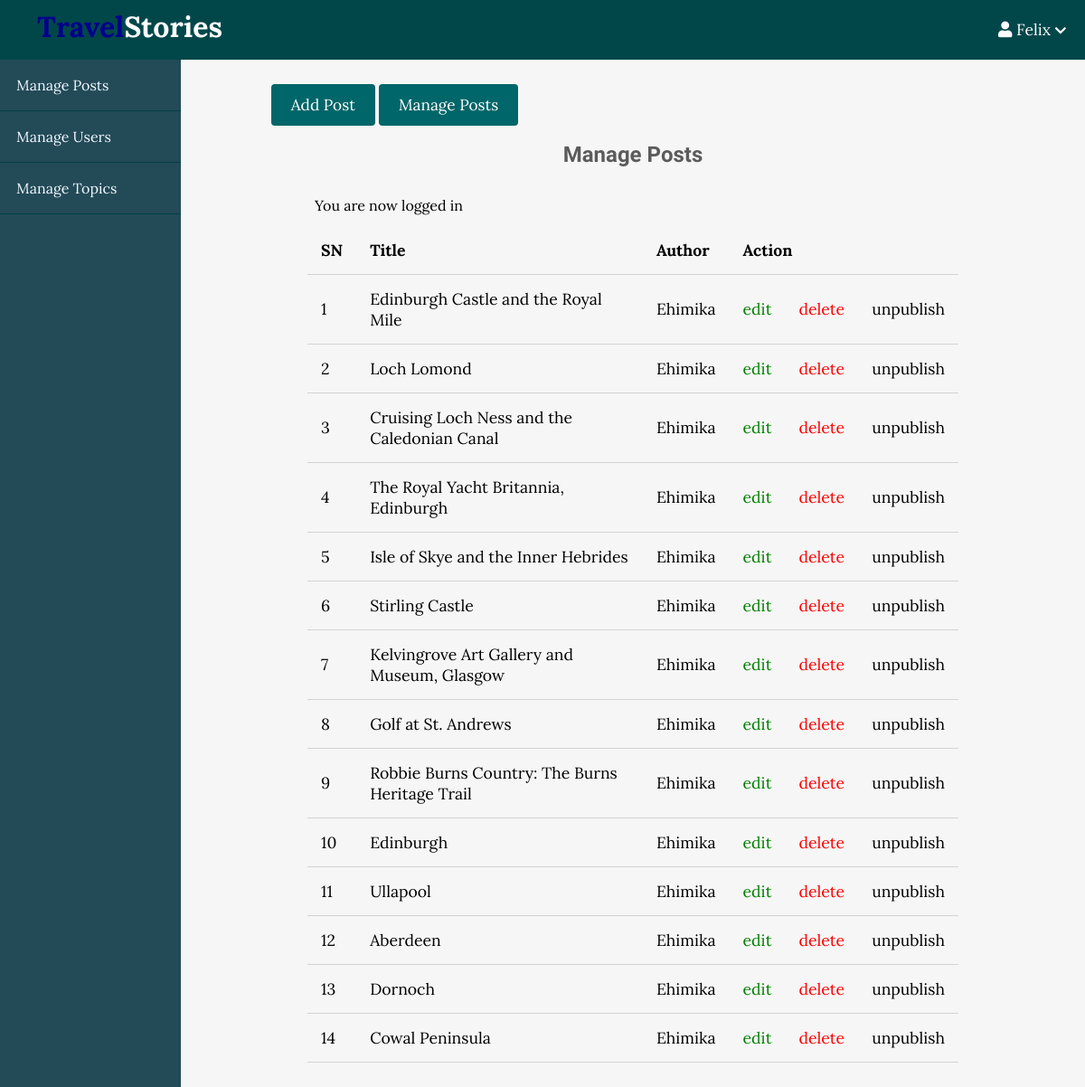
Screenshot of /admin/posts/index.php (signed in) with the database file from the repository.
### tables this page shows
CREATE TABLE `posts` (
  `id` int(11) NOT NULL,
  `user_id` int(11) NOT NULL,
  `topic_id` int(11) DEFAULT NULL,
  `title` varchar(255) NOT NULL,
  `image` varchar(255) NOT NULL,
  `body` text NOT NULL,
  `published` tinyint(4) NOT NULL,
  `created_at` datetime NOT NULL DEFAULT current_timestamp()
);

### app/database/db.php (called while the page is built, shortened)
<?php
require('connect.php');
function selectAll($table, $conditions = [])
{
    global $conn;
    $sql = "SELECT * FROM $table";
    if (empty($conditions)) {
        $stmt = $conn->prepare($sql);
        $stmt->execute();
        $records = $stmt->get_result()->fetch_all(MYSQLI_ASSOC);
        return $records;
    }
}

### app/controllers/posts.php (called while the page is built, shortened)
<?php
include(ROOT_PATH . "/app/database/db.php");
$table = 'posts';
$posts = selectAll($table);

### admin/posts/index.php (the view, shortened to what this page needs)
<?php include(ROOT_PATH . "/app/controllers/posts.php");
?>
<!DOCTYPE html>
<html lang="en">
    <head>
        <link rel="stylesheet"
            href="https://use.fontawesome.com/releases/v5.7.2/css/all.css"
>
        <link rel="stylesheet" href="../../assets/css/style.css">
        <link rel="stylesheet" href="../../assets/css/admin.css">
    </head>
    <body>
    <?php include(ROOT_PATH . "/app/includes/adminHeader.php"); ?>
        <div class="admin-wrapper">
        <?php include(ROOT_PATH . "/app/includes/adminSidebar.php"); ?>
            <div class="admin-content">
                <div class="button-group">
                    <a href="create.php" class="btn btn-big">Add Post</a>
                    <a href="index.php" class="btn btn-big">Manage Posts</a>
                </div>
                <div class="content">
                    <h2 class="page-title">Manage Posts</h2>
                    <?php include(ROOT_PATH . "/app/includes/messages.php"); ?>
                    <table>
                        <thead>
                            <th>SN</th>
                            <th>Title</th>
                            <th>Author</th>
                            <th colspan="3">Action</th>
                        </thead>
                        <tbody>
                            <?php foreach ($posts as $key => $post): ?>
                                <tr>
                                    <td><?php echo $key + 1; ?></td>
                                    <td><?php echo $post['title'] ?></td>
                                    <td>Ehimika</td>
                                    <td><a href="edit.php?id=<?php echo $post['id']; ?>" class="edit">edit</a></td>
                                    <td><a href="edit.php?delete_id=<?php echo $post['id']; ?>" class="delete">delete</a></td>
                                    <?php if ($post['published']): ?>
                                        <td><a href="edit.php?published=0&p_id=<?php echo $post['id'] ?>" class="unpublish">unpublish</a></td>
                                    <?php else: ?>
                                        <td><a href="edit.php?published=1&p_id=<?php echo $post['id'] ?>" class="publish">publish</a></td>
                                    <?php endif; ?>
                                </tr>
                            <?php endforeach; ?>
                        </tbody>
                    </table>
                </div>
            </div>
        </div>
    </body>
</html>

### assets/css/style.css (style rules this page uses)
* { box-sizing: border-box; }
html, body { height: 100%; padding: 0px; margin: 0px; background: #f6f6f6; font-family: "Lora", serif; }
h1, h2, h3, h4, h5, h6 { font-family: "Candal", serif; color: #5c5b5b; margin: 5px; }
a { text-decoration: none; color: inherit; }
.btn { padding: 0.5rem 1rem; background: #006669; color: white; border: 1px solid transparent; border-radius: 0.25rem; font-size: 1.08em; font-family: "Lora", serif; }
.btn-big { padding: 0.7rem 1.3rem; line-height: 1.3rem; }
.content { width: 90%; margin: 30px auto 30px; }

### assets/css/admin.css (style rules this page uses)
.admin-wrapper { display: flex; height: calc(100% - 66px); }
.admin-wrapper .admin-content { flex: 8; height: 100%; padding: 40px 100px 100px; overflow-y: scroll; }
.admin-content .page-title { text-align: center; margin-bottom: 1.5rem; }
table { width: 100%; border-collapse: collapse; font-size: 1.1rem; }
th, td { padding: 15px; text-align: left; border-bottom: 1px solid #d3d3d3; }
.edit { color: green; }
.delete { color: red; }

### rows the page displays
posts: title "Edinburgh Castle and the Royal Mile"
posts: title "Loch Lomond"
posts: title "Cruising Loch Ness and the Caledonian Canal"
posts: title "The Royal Yacht Britannia, Edinburgh"
posts: title "Isle of Skye and the Inner Hebrides"
posts: title "Stirling Castle"
posts: title "Kelvingrove Art Gallery and Museum, Glasgow"
posts: title "Golf at St. Andrews"
posts: title "Robbie Burns Country: The Burns Heritage Trail"
posts: title "Edinburgh"
posts: title "Ullapool"
posts: title "Aberdeen"
posts: title "Dornoch"
posts: title "Cowal Peninsula"

### other values shown
$_SESSION['username'] "Felix"
$_SESSION['message'] "You are now logged in"
